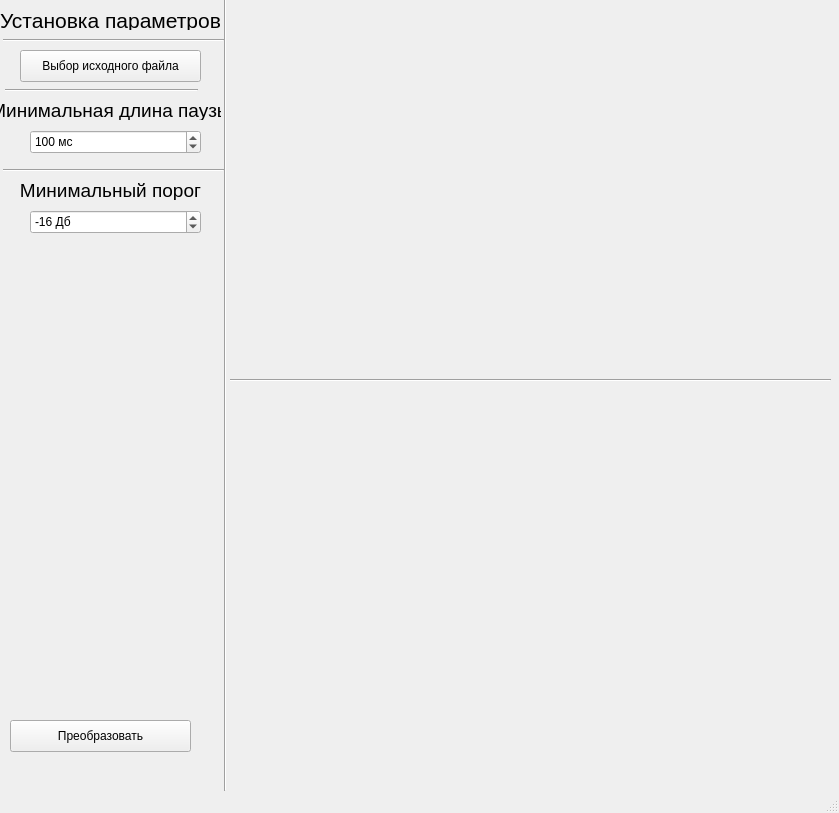
<?xml version="1.0" encoding="UTF-8"?>
<ui version="4.0">
 <class>MainWindow</class>
 <widget class="QMainWindow" name="MainWindow">
  <property name="geometry">
   <rect>
    <x>0</x>
    <y>0</y>
    <width>839</width>
    <height>813</height>
   </rect>
  </property>
  <property name="windowTitle">
   <string>MSE Automatic Pause Cutter</string>
  </property>
  <widget class="QWidget" name="centralwidget">
   <widget class="QPushButton" name="button_select_input">
    <property name="geometry">
     <rect>
      <x>20</x>
      <y>50</y>
      <width>181</width>
      <height>32</height>
     </rect>
    </property>
    <property name="text">
     <string>Выбор исходного файла</string>
    </property>
   </widget>
   <widget class="Line" name="line_v">
    <property name="geometry">
     <rect>
      <x>210</x>
      <y>-10</y>
      <width>31</width>
      <height>801</height>
     </rect>
    </property>
    <property name="orientation">
     <enum>Qt::Vertical</enum>
    </property>
   </widget>
   <widget class="Line" name="line_h">
    <property name="geometry">
     <rect>
      <x>230</x>
      <y>370</y>
      <width>601</width>
      <height>20</height>
     </rect>
    </property>
    <property name="orientation">
     <enum>Qt::Horizontal</enum>
    </property>
   </widget>
   <widget class="VideoPlayer" name="video_player_original" native="true">
    <property name="enabled">
     <bool>true</bool>
    </property>
    <property name="geometry">
     <rect>
      <x>240</x>
      <y>10</y>
      <width>591</width>
      <height>361</height>
     </rect>
    </property>
   </widget>
   <widget class="VideoPlayer" name="video_player_result" native="true">
    <property name="geometry">
     <rect>
      <x>240</x>
      <y>390</y>
      <width>591</width>
      <height>361</height>
     </rect>
    </property>
   </widget>
   <widget class="QSpinBox" name="input_min_length">
    <property name="geometry">
     <rect>
      <x>30</x>
      <y>130</y>
      <width>171</width>
      <height>24</height>
     </rect>
    </property>
    <property name="suffix">
     <string> мс</string>
    </property>
    <property name="maximum">
     <number>10000</number>
    </property>
    <property name="value">
     <number>100</number>
    </property>
   </widget>
   <widget class="QLabel" name="label">
    <property name="geometry">
     <rect>
      <x>0</x>
      <y>10</y>
      <width>221</width>
      <height>20</height>
     </rect>
    </property>
    <property name="font">
     <font>
      <pointsize>16</pointsize>
     </font>
    </property>
    <property name="text">
     <string>Установка параметров</string>
    </property>
    <property name="alignment">
     <set>Qt::AlignCenter</set>
    </property>
   </widget>
   <widget class="Line" name="line_h_2">
    <property name="geometry">
     <rect>
      <x>3</x>
      <y>30</y>
      <width>221</width>
      <height>20</height>
     </rect>
    </property>
    <property name="orientation">
     <enum>Qt::Horizontal</enum>
    </property>
   </widget>
   <widget class="Line" name="line_h_4">
    <property name="geometry">
     <rect>
      <x>5</x>
      <y>80</y>
      <width>193</width>
      <height>20</height>
     </rect>
    </property>
    <property name="orientation">
     <enum>Qt::Horizontal</enum>
    </property>
   </widget>
   <widget class="QLabel" name="label_2">
    <property name="geometry">
     <rect>
      <x>0</x>
      <y>100</y>
      <width>221</width>
      <height>20</height>
     </rect>
    </property>
    <property name="font">
     <font>
      <pointsize>14</pointsize>
     </font>
    </property>
    <property name="text">
     <string>Минимальная длина паузы</string>
    </property>
    <property name="alignment">
     <set>Qt::AlignCenter</set>
    </property>
   </widget>
   <widget class="QLabel" name="label_3">
    <property name="geometry">
     <rect>
      <x>0</x>
      <y>180</y>
      <width>221</width>
      <height>20</height>
     </rect>
    </property>
    <property name="font">
     <font>
      <pointsize>14</pointsize>
     </font>
    </property>
    <property name="text">
     <string>Минимальный порог</string>
    </property>
    <property name="alignment">
     <set>Qt::AlignCenter</set>
    </property>
   </widget>
   <widget class="Line" name="line_h_5">
    <property name="geometry">
     <rect>
      <x>3</x>
      <y>160</y>
      <width>221</width>
      <height>20</height>
     </rect>
    </property>
    <property name="orientation">
     <enum>Qt::Horizontal</enum>
    </property>
   </widget>
   <widget class="QSpinBox" name="input_thresh">
    <property name="geometry">
     <rect>
      <x>30</x>
      <y>210</y>
      <width>171</width>
      <height>24</height>
     </rect>
    </property>
    <property name="suffix">
     <string> Дб</string>
    </property>
    <property name="minimum">
     <number>-99</number>
    </property>
    <property name="value">
     <number>-16</number>
    </property>
   </widget>
   <widget class="QPushButton" name="button_convert">
    <property name="geometry">
     <rect>
      <x>10</x>
      <y>720</y>
      <width>181</width>
      <height>32</height>
     </rect>
    </property>
    <property name="text">
     <string>Преобразовать</string>
    </property>
   </widget>
  </widget>
  <widget class="QMenuBar" name="menubar">
   <property name="geometry">
    <rect>
     <x>0</x>
     <y>0</y>
     <width>839</width>
     <height>22</height>
    </rect>
   </property>
  </widget>
  <widget class="QStatusBar" name="statusbar"/>
 </widget>
 <customwidgets>
  <customwidget>
   <class>VideoPlayer</class>
   <extends>QWidget</extends>
   <header>video_player</header>
   <container>1</container>
  </customwidget>
 </customwidgets>
 <resources/>
 <connections/>
</ui>
